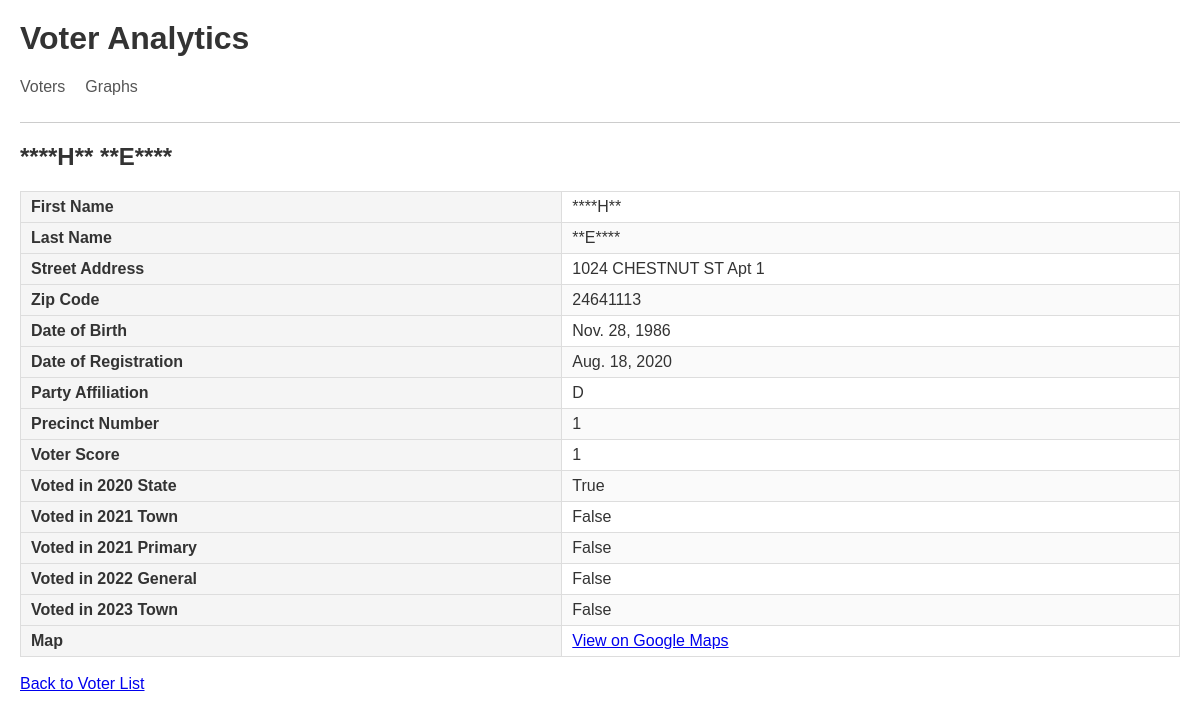
The app's page /voter_analytics/voter/3 with its own data.
### voter_analytics/models.py (models this page shows, shortened)
class Voter(models.Model):
    last_name = models.TextField()
    first_name = models.TextField()
    street_number = models.TextField()
    street_name = models.TextField()
    apartment_number = models.TextField()
    zip_code = models.TextField()
    date_of_birth = models.DateField()
    date_of_registration = models.DateField()
    party_affiliation = models.TextField()
    precinct_number = models.TextField()
    v20state = models.BooleanField()
    v21town = models.BooleanField()
    v21primary = models.BooleanField()
    v22general = models.BooleanField()
    v23town = models.BooleanField()
    voter_score = models.IntegerField()

### voter_analytics/views.py (the view)
# urls.py: path('voter/<int:pk>', views.VoterDetailView.as_view(), name='voter'),
class VoterDetailView(DetailView):
    template_name = 'voter_analytics/voter.html'
    model = Voter
    context_object_name = 'voter'

### voter_analytics/templates/voter_analytics/voter.html
{% extends 'voter_analytics/base.html' %}
{% block content %}
<div class="container">
    <h2>{{ voter.first_name }} {{ voter.last_name }}</h2>
    <table>
        <tr><th>First Name</th><td>{{ voter.first_name }}</td></tr>
        <tr><th>Last Name</th><td>{{ voter.last_name }}</td></tr>
        <tr><th>Street Address</th><td>{{ voter.street_number }} {{ voter.street_name }} {% if voter.apartment_number %}Apt {{ voter.apartment_number }}{% endif %}</td></tr>
        <tr><th>Zip Code</th><td>{{ voter.zip_code }}</td></tr>
        <tr><th>Date of Birth</th><td>{{ voter.date_of_birth }}</td></tr>
        <tr><th>Date of Registration</th><td>{{ voter.date_of_registration }}</td></tr>
        <tr><th>Party Affiliation</th><td>{{ voter.party_affiliation }}</td></tr>
        <tr><th>Precinct Number</th><td>{{ voter.precinct_number }}</td></tr>
        <tr><th>Voter Score</th><td>{{ voter.voter_score }}</td></tr>
        <tr><th>Voted in 2020 State</th><td>{{ voter.v20state }}</td></tr>
        <tr><th>Voted in 2021 Town</th><td>{{ voter.v21town }}</td></tr>
        <tr><th>Voted in 2021 Primary</th><td>{{ voter.v21primary }}</td></tr>
        <tr><th>Voted in 2022 General</th><td>{{ voter.v22general }}</td></tr>
        <tr><th>Voted in 2023 Town</th><td>{{ voter.v23town }}</td></tr>
        <tr>
            <th>Map</th>
            <td>
                <a href="https://www.google.com/maps/search/?api=1&query={{ voter.street_number }}+{{ voter.street_name }}+Newton+MA+{{ voter.zip_code }}" target="_blank">
                    View on Google Maps
                </a>
            </td>
        </tr>
    </table>
    <br>
    <a href="{% url 'voters' %}">Back to Voter List</a>
</div>
{% endblock %}

### static/styles.css (style rules this page uses)
body { font-family: sans-serif; margin: 20px; color: #333; }
table { border-collapse: collapse; width: 100%; }
th, td { border: 1px solid #ddd; padding: 6px 10px; text-align: left; }
th { background: #f5f5f5; }
tr:nth-child(even) { background: #fafafa; }

### records on screen
Voter: first_name "****H**", last_name "**E****", street_number "1024", street_name "CHESTNUT ST", apartment_number "1", zip_code "24641113", date_of_birth "Nov. 28, 1986", date_of_registration "Aug. 18, 2020", party_affiliation "D", precinct_number "1", voter_score "1", v20state "True", v21town "False", v21primary "False", v22general "False", v23town "False"
